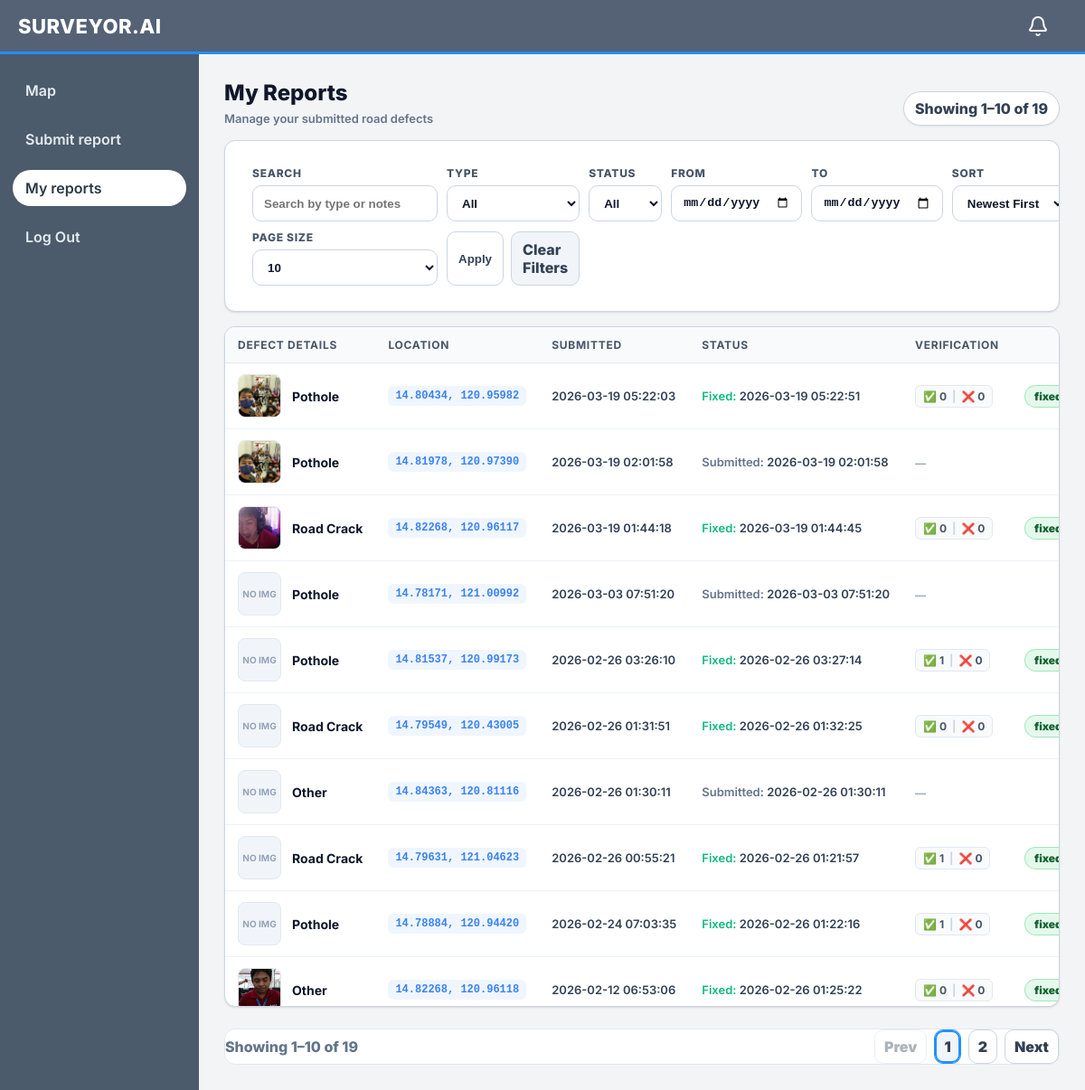
/my-reports (signed in), run on an earlier commit of the app's database.
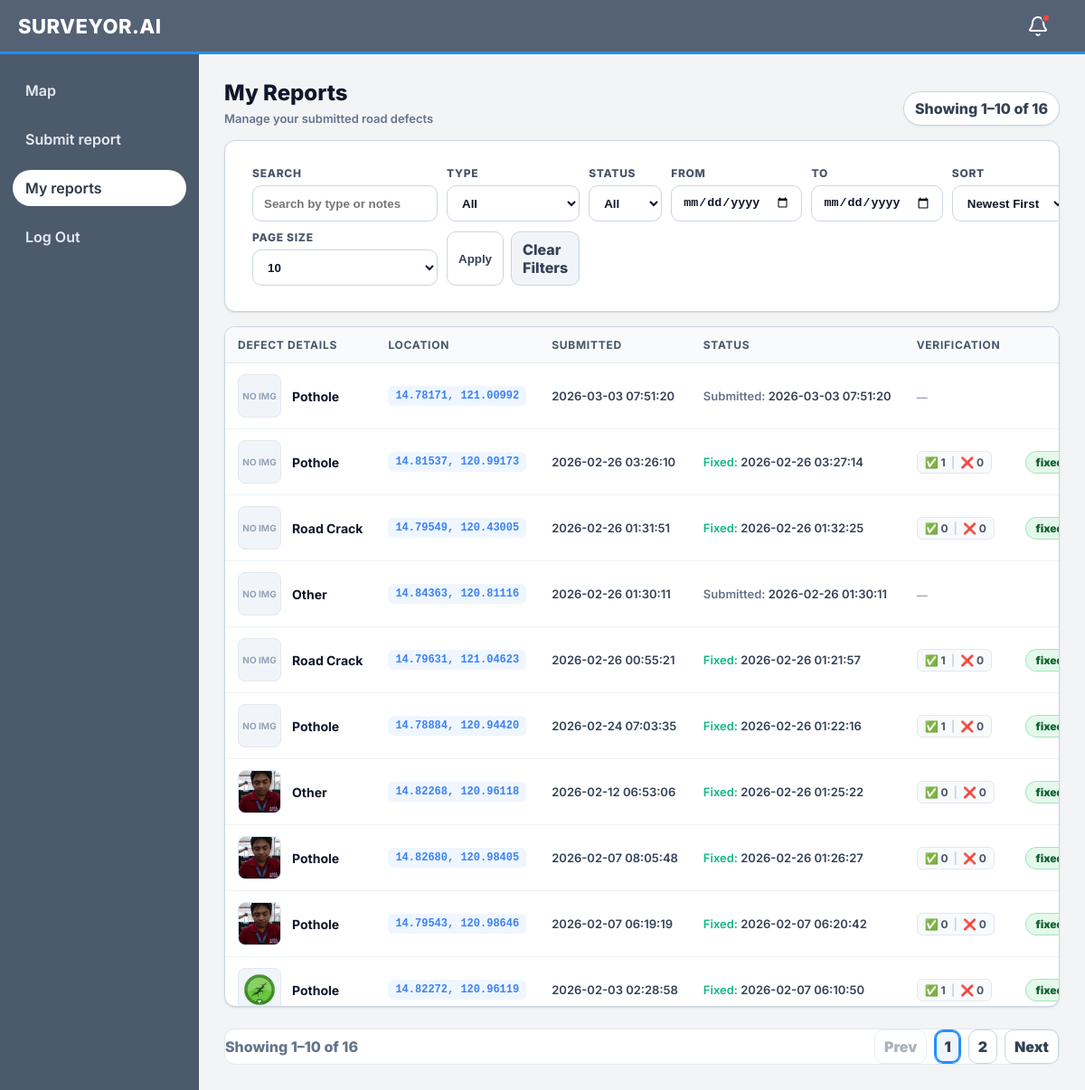
And on a later commit of the database.
### app.py (models this page shows, shortened)
class Report(db.Model):
    id = db.Column(db.Integer, primary_key=True)
    user_id = db.Column(db.Integer, db.ForeignKey('user.id'), nullable=False, index=True)
    title = db.Column(db.String(200), nullable=False)
    body = db.Column(db.Text, nullable=False)
    latitude = db.Column(db.Float, nullable=True)
    longitude = db.Column(db.Float, nullable=True)
    obstruction_type = db.Column(db.String(50), nullable=True)
    photo_path = db.Column(db.String(512), nullable=True)
    created_at = db.Column(db.Integer, nullable=False, default=lambda: int(time.time()))
    status_updated_at = db.Column(db.Integer, nullable=True, default=lambda: int(time.time()))
    is_fixed = db.Column(db.Boolean, nullable=False, default=False)
    fixed_at = db.Column(db.Integer, nullable=True)
    is_false_report = db.Column(db.Boolean, nullable=False, default=False)
    thumbs_up_count = db.Column(db.Integer, nullable=False, default=0)
    thumbs_down_count = db.Column(db.Integer, nullable=False, default=0)
    @property
    def created_at_iso(self) -> str:
        try:
            return time.strftime('%Y-%m-%d %H:%M:%S', time.localtime(int(self.created_at)))
        except Exception:
            return str(self.created_at)
    @property
    def fixed_at_iso(self) -> str:
        try:
            if self.fixed_at:
                return time.strftime('%Y-%m-%d %H:%M:%S', time.localtime(int(self.fixed_at)))
            return ''
        except Exception:
            return ''

### app.py (the view, shortened to what this page needs)
@app.route('/my-reports')
def my_reports_page():
    current_user = _require_role('user')
    if not isinstance(current_user, User):
        return current_user
    if _is_admin_or_moderator(current_user):
        abort(403)
    q = (request.args.get('q') or '').strip()
    type_filter = (request.args.get('type') or '').strip().lower()
    status_filter = (request.args.get('status') or '').strip().lower()
    start_date = (request.args.get('start_date') or '').strip()
    end_date = (request.args.get('end_date') or '').strip()
    sort = (request.args.get('sort') or 'date_desc').strip().lower()
    mobile_ajax = request.args.get('mobile_ajax') == '1'
    try:
        page = max(1, int(request.args.get('page', '1')))
    except Exception:
        page = 1
    try:
        per_page = int(request.args.get('per_page', '10'))
    except Exception:
        per_page = 10
    if per_page not in (10, 20, 50):
        per_page = 10
    query = Report.query.filter(Report.user_id == int(current_user.id))
    if start_date:
        try:
            start_ts = int(time.mktime(time.strptime(start_date, "%Y-%m-%d")))
            query = query.filter(Report.created_at >= start_ts)
        except ValueError:
            pass
    if end_date:
        try:
            end_ts = int(time.mktime(time.strptime(end_date, "%Y-%m-%d"))) + 86399
            query = query.filter(Report.created_at <= end_ts)
        except ValueError:
            pass
    query = query.filter(Report.is_false_report == False)
    if sort == 'date_asc':
        query = query.order_by(asc(Report.created_at), asc(Report.id))
    elif sort == 'type':
        query = query.order_by(asc(Report.obstruction_type), desc(Report.created_at), desc(Report.id))
    else:
        sort = 'date_desc'
        query = query.order_by(desc(Report.created_at), desc(Report.id))
    total = query.count()
    pages = max(1, (total + per_page - 1) // per_page)
    if page > pages:
        page = pages
    offset = (page - 1) * per_page
    reports = query.limit(per_page).offset(offset).all()
    start = 0 if total == 0 else offset + 1
    end = 0 if total == 0 else min(total, offset + len(reports))
    return render_template(
        '/my_reports.html',
        current_user=current_user,
        is_admin=False,
        reports=reports,
        q=q,
        type_filter=type_filter,
        status_filter=status_filter,
        start_date=start_date,
        end_date=end_date,
        sort=sort,
        per_page=per_page,
        page=page,
        pages=pages,
        total=total,
        start=start,
        end=end,
    )

### app.py (called while the page is built, shortened)
def _get_current_user():
    uid = session.get('user_id')
    if not uid:
        return None
    try:
        return User.query.get(int(uid))
    except Exception:
        return None

def _is_admin(user) -> bool:
    if not user:
        return False
    role = getattr(user, 'role', None)
    if role is None:
        return False
    return str(role).strip().lower() == 'admin'

def _is_moderator(user) -> bool:
    if not user:
        return False
    role = getattr(user, 'role', None)
    if role is None:
        return False
    return str(role).strip().lower() == 'moderator'

def _is_admin_or_moderator(user) -> bool:
    return _is_admin(user) or _is_moderator(user)

@app.before_request
def _block_writes_during_restore():
    if not RESTORE_STATE.get("in_progress"):
        return None

def _login_required():
    cu = _get_current_user()
    if not cu:
        return redirect(url_for('login', next=request.path))
    return cu

@app.before_request
def _ensure_gps_started():
    global _gps_started
    if not _gps_started:
        ensure_gps_thread()
        _gps_started = True

### templates/my_reports.html (shortened to what the changed rows need)
<!DOCTYPE html>
<html>
  <head>
    <link rel="stylesheet" href="{{ url_for('static', filename='css/users.css') }}" />
    <link rel="stylesheet" href="{{ url_for('static', filename='css/my_reports.css') }}" />
    <link rel="stylesheet" href="{{ url_for('static', filename='css/mobile-nav.css') }}" />
  </head>
  <body>
    <header class="topbar">
      <div style="margin-left:auto; margin-right:12px; position:relative;">
        <button id="notifBtn" style="background:none; border:none; width:40px; height:40px; border-radius:8px; cursor:pointer; display:flex; align-items:center; justify-content:center; position:relative;">
          <img src="{{ url_for('static', filename='icons/bell.svg') }}" width="24" height="24" alt="Notifications" style="filter: brightness(0) invert(1);" />
          <div id="notifBadge" style="position:absolute; top:6px; right:6px; width:10px; height:10px; background:#ef4444; border:2px solid #556276; border-radius:50%; display:none;"></div>
        </button>
      </div>
    </header>
    <div class="layout">
      <main class="main">
        <div class="page">
          <div class="page-header">
            <div>
              <div class="title">My Reports</div>
              <div class="subtitle">Manage your submitted road defects</div>
            </div>
            <div class="count">Showing {{ start }}–{{ end }} of {{ total }}</div>
          </div>
          <div class="card">
            <div class="table-wrap tall">
              <table class="table" aria-label="My reports table">
                <thead>
                  <tr>
                    <th style="width: 25%;">Defect Details</th>
                    <th style="width: 15%;">Location</th>
                    <th style="width: 15%;">Submitted</th>
                    <th style="width: 15%;">Status</th>
                    <th style="width: 15%;">Verification</th>
                    <th style="width: 15%; text-align: right;">Actions</th>
                  </tr>
                </thead>
                <tbody>
                  {% if reports and reports|length > 0 %}
                    {% for r in reports %}
                      <tr>
                        <td>
                          <div class="report-cell">
                            <a class="report-thumb"
                               {% if r.photo_path %}href="{{ url_for('static', filename=r.photo_path) }}" target="_blank" rel="noopener"{% endif %}>
                              {% if r.photo_path %}
                                <img src="{{ url_for('static', filename=r.photo_path) }}" alt="Evidence">
                              {% else %}
                                <span>No Img</span>
                              {% endif %}
                            </a>
                            <div class="report-info">
                              <div class="report-type">{{ r.obstruction_type or 'Unknown' }}</div>
                            </div>
                          </div>
                        </td>
                        <td>
                          {% if r.latitude is not none and r.longitude is not none %}
                            <a href="{{ url_for('map_page', lat=r.latitude, lng=r.longitude) }}" class="coords-link" title="View on map">
                              {{ '%.5f'|format(r.latitude) }}, {{ '%.5f'|format(r.longitude) }}
                            </a>
                          {% else %}
                            <span class="muted" style="font-size:12px;">No location</span>
                          {% endif %}
                        </td>
                        <td>
                          <div class="timestamp-cell" style="font-size: 13px; color: #334155;">{{ r.created_at_iso }}</div>
                        </td>
                        <td>
                          <div class="timestamp-cell" style="font-size: 13px; color: #334155;">
                            {% if r.is_fixed and r.fixed_at %}
                              <span style="color: #10b981; font-weight: 600;">Fixed:</span> {{ r.fixed_at_iso }}
                            {% else %}
                              <span style="color: #64748b; font-weight: 600;">Submitted:</span> {{ r.created_at_iso }}
                            {% endif %}
                          </div>
                        </td>
                        <td>
                          {% if r.is_fixed %}
                            <div class="reaction-pill">
                              <span title="Verified Fixed">✅ {{ r.thumbs_up_count }}</span>
                              <span style="color:#cbd5e1">|</span>
                              <span title="Still Broken">❌ {{ r.thumbs_down_count }}</span>
                            </div>
                          {% else %}
                            <span style="color: #94a3b8; font-size: 12px;">—</span>
                          {% endif %}
                        </td>
                        <td style="text-align: right;">
                          {% if r.is_fixed %}
                            <div style="display: flex; gap: 8px; justify-content: flex-end; align-items: center;">
                              <span class="badge badge--active">Fixed</span>
                            </div>
                          {% else %}
                            <button class="mini-btn warn" onclick="markAsFixed({{ r.id }})" title="Mark as Fixed">
                              Mark Fixed
                            </button>
                          {% endif %}
                        </td>
                      </tr>
                    {% endfor %}
                  {% endif %}
                </tbody>
              </table>
            </div>
          </div>
          <div class="pagination">
            <div class="range">Showing {{ start }}–{{ end }} of {{ total }}</div>
            <div class="pager">
              {% if page > 1 %}
                <a class="page-btn" href="{{ url_for('my_reports_page', q=q, type=type_filter, status=status_filter, sort=sort, per_page=per_page, page=(page-1)) }}">Prev</a>
              {% else %}
                <span class="page-btn" style="opacity: 0.4; pointer-events: none;">Prev</span>
              {% endif %}
              {% set start_page = (page - 2) if (page - 2) > 1 else 1 %}
              {% set end_page = (page + 2) if (page + 2) < pages else pages %}
              {% for p in range(start_page, end_page + 1) %}
                <a class="page-num {% if p == page %}active{% endif %}" href="{{ url_for('my_reports_page', q=q, type=type_filter, status=status_filter, sort=sort, per_page=per_page, page=p) }}">{{ p }}</a>
              {% endfor %}
              {% if page < pages %}
                <a class="page-btn" href="{{ url_for('my_reports_page', q=q, type=type_filter, status=status_filter, sort=sort, per_page=per_page, page=(page+1)) }}">Next</a>
              {% else %}
                <span class="page-btn" style="opacity: 0.4; pointer-events: none;">Next</span>
              {% endif %}
            </div>
          </div>
        </div>
      </main>
    </div>
  </body>
</html>

What changed in the data, as far as the page shows it:
removed Report: photo_path (picture), obstruction_type "Pothole", latitude "14.80434", longitude "120.95982", created_at_iso "2026-03-19 05:22:03", fixed_at_iso "2026-03-19 05:22:51", thumbs_up_count "0", thumbs_down_count "0"
no longer on this page (row edited): Report: photo_path (picture), obstruction_type "Pothole", latitude "14.81978", longitude "120.97390", created_at_iso "2026-03-19 02:01:58"
no longer on this page (row edited): Report: photo_path (picture), obstruction_type "Road Crack", latitude "14.82268", longitude "120.96117", created_at_iso "2026-03-19 01:44:18", fixed_at_iso "2026-03-19 01:44:45", thumbs_up_count "0", thumbs_down_count "0"
now on this page (row unchanged): Report: photo_path (picture), obstruction_type "Pothole", latitude "14.82680", longitude "120.98405", created_at_iso "2026-02-07 08:05:48", fixed_at_iso "2026-02-26 01:26:27", thumbs_up_count "0", thumbs_down_count "0"
now on this page (row unchanged): Report: photo_path (picture), obstruction_type "Pothole", latitude "14.79543", longitude "120.98646", created_at_iso "2026-02-07 06:19:19", fixed_at_iso "2026-02-07 06:20:42", thumbs_up_count "0", thumbs_down_count "0"
now on this page (row unchanged): Report: photo_path (picture), obstruction_type "Pothole", latitude "14.82272", longitude "120.96119", created_at_iso "2026-02-03 02:28:58", fixed_at_iso "2026-02-07 06:10:50", thumbs_up_count "1", thumbs_down_count "0"
Also different on the page:
{{ total }}: "19" → "16"
